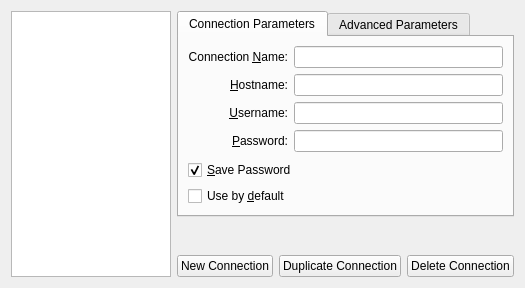
<?xml version="1.0" encoding="UTF-8"?>
<ui version="4.0">
 <class>ConnectionsSettingsWidget</class>
 <widget class="QWidget" name="ConnectionsSettingsWidget">
  <property name="geometry">
   <rect>
    <x>0</x>
    <y>0</y>
    <width>525</width>
    <height>288</height>
   </rect>
  </property>
  <property name="windowTitle">
   <string>Connections</string>
  </property>
  <layout class="QHBoxLayout" name="horizontalLayout">
   <item>
    <widget class="QTreeView" name="connectionsTreeView">
     <property name="sizePolicy">
      <sizepolicy hsizetype="Preferred" vsizetype="Expanding">
       <horstretch>0</horstretch>
       <verstretch>0</verstretch>
      </sizepolicy>
     </property>
     <property name="maximumSize">
      <size>
       <width>200</width>
       <height>16777215</height>
      </size>
     </property>
     <property name="editTriggers">
      <set>QAbstractItemView::NoEditTriggers</set>
     </property>
     <property name="showDropIndicator" stdset="0">
      <bool>false</bool>
     </property>
     <property name="uniformRowHeights">
      <bool>true</bool>
     </property>
     <property name="headerHidden">
      <bool>true</bool>
     </property>
    </widget>
   </item>
   <item>
    <layout class="QVBoxLayout" name="verticalLayout_2">
     <item>
      <widget class="QTabWidget" name="parametersTabWidget">
       <property name="sizePolicy">
        <sizepolicy hsizetype="MinimumExpanding" vsizetype="Expanding">
         <horstretch>0</horstretch>
         <verstretch>0</verstretch>
        </sizepolicy>
       </property>
       <property name="currentIndex">
        <number>0</number>
       </property>
       <widget class="QWidget" name="generalParametersTab">
        <attribute name="title">
         <string>Connection Parameters</string>
        </attribute>
        <layout class="QVBoxLayout" name="verticalLayout">
         <item>
          <layout class="QFormLayout" name="formLayout">
           <property name="fieldGrowthPolicy">
            <enum>QFormLayout::AllNonFixedFieldsGrow</enum>
           </property>
           <property name="labelAlignment">
            <set>Qt::AlignRight|Qt::AlignTrailing|Qt::AlignVCenter</set>
           </property>
           <item row="0" column="0">
            <widget class="QLabel" name="connectionNameLabel">
             <property name="text">
              <string>Connection &amp;Name:</string>
             </property>
             <property name="alignment">
              <set>Qt::AlignRight|Qt::AlignTrailing|Qt::AlignVCenter</set>
             </property>
             <property name="buddy">
              <cstring>connectionNameLineEdit</cstring>
             </property>
            </widget>
           </item>
           <item row="0" column="1">
            <widget class="QLineEdit" name="connectionNameLineEdit">
             <property name="inputMask">
              <string/>
             </property>
             <property name="maxLength">
              <number>50</number>
             </property>
            </widget>
           </item>
           <item row="1" column="0">
            <widget class="QLabel" name="hostnameLabel">
             <property name="text">
              <string>&amp;Hostname:</string>
             </property>
             <property name="textFormat">
              <enum>Qt::AutoText</enum>
             </property>
             <property name="alignment">
              <set>Qt::AlignRight|Qt::AlignTrailing|Qt::AlignVCenter</set>
             </property>
             <property name="openExternalLinks">
              <bool>false</bool>
             </property>
             <property name="buddy">
              <cstring>hostnameLineEdit</cstring>
             </property>
            </widget>
           </item>
           <item row="1" column="1">
            <widget class="QLineEdit" name="hostnameLineEdit">
             <property name="maxLength">
              <number>500</number>
             </property>
            </widget>
           </item>
           <item row="2" column="0">
            <widget class="QLabel" name="usernameLabel">
             <property name="text">
              <string>&amp;Username:</string>
             </property>
             <property name="alignment">
              <set>Qt::AlignRight|Qt::AlignTrailing|Qt::AlignVCenter</set>
             </property>
             <property name="buddy">
              <cstring>usernameLineEdit</cstring>
             </property>
            </widget>
           </item>
           <item row="2" column="1">
            <widget class="QLineEdit" name="usernameLineEdit">
             <property name="inputMask">
              <string notr="true"/>
             </property>
             <property name="maxLength">
              <number>20</number>
             </property>
            </widget>
           </item>
           <item row="3" column="0">
            <widget class="QLabel" name="passwordLabel">
             <property name="text">
              <string>&amp;Password:</string>
             </property>
             <property name="alignment">
              <set>Qt::AlignRight|Qt::AlignTrailing|Qt::AlignVCenter</set>
             </property>
             <property name="buddy">
              <cstring>passwordLineEdit</cstring>
             </property>
            </widget>
           </item>
           <item row="3" column="1">
            <widget class="QLineEdit" name="passwordLineEdit">
             <property name="maxLength">
              <number>50</number>
             </property>
             <property name="echoMode">
              <enum>QLineEdit::Password</enum>
             </property>
            </widget>
           </item>
          </layout>
         </item>
         <item>
          <widget class="QCheckBox" name="savePasswordCheckBox">
           <property name="text">
            <string>&amp;Save Password</string>
           </property>
           <property name="checked">
            <bool>true</bool>
           </property>
          </widget>
         </item>
         <item>
          <widget class="QCheckBox" name="defaultConnectionCheckBox">
           <property name="text">
            <string>Use by &amp;default</string>
           </property>
          </widget>
         </item>
        </layout>
       </widget>
       <widget class="QWidget" name="advancedParametersTab">
        <attribute name="title">
         <string>Advanced Parameters</string>
        </attribute>
       </widget>
      </widget>
     </item>
     <item>
      <spacer name="verticalSpacer_2">
       <property name="orientation">
        <enum>Qt::Vertical</enum>
       </property>
       <property name="sizeHint" stdset="0">
        <size>
         <width>20</width>
         <height>40</height>
        </size>
       </property>
      </spacer>
     </item>
     <item>
      <layout class="QHBoxLayout" name="horizontalLayout_3">
       <item>
        <spacer name="horizontalSpacer">
         <property name="orientation">
          <enum>Qt::Horizontal</enum>
         </property>
         <property name="sizeHint" stdset="0">
          <size>
           <width>40</width>
           <height>20</height>
          </size>
         </property>
        </spacer>
       </item>
       <item>
        <widget class="QPushButton" name="newConnectionButton">
         <property name="text">
          <string>New Connection</string>
         </property>
        </widget>
       </item>
       <item>
        <widget class="QPushButton" name="duplicateConnectionButton">
         <property name="text">
          <string>Duplicate Connection</string>
         </property>
        </widget>
       </item>
       <item>
        <widget class="QPushButton" name="deleteConnectionButton">
         <property name="text">
          <string>Delete Connection</string>
         </property>
        </widget>
       </item>
      </layout>
     </item>
    </layout>
   </item>
  </layout>
 </widget>
 <resources/>
 <connections/>
</ui>
